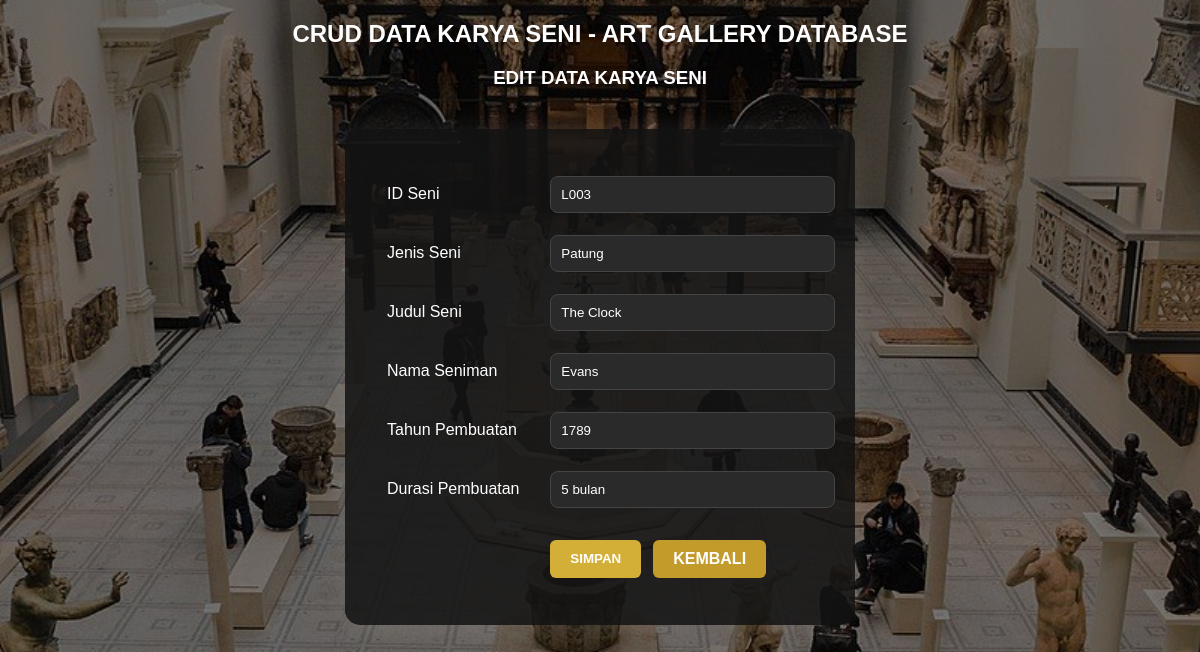
The app's page /update.php?ID_Seni=L003 with its own data.
### tables this page shows
CREATE TABLE `dataseni` (
  `ID_Seni` varchar(500) NOT NULL,
  `Jenis_Seni` text NOT NULL,
  `Judul_Seni` varchar(500) NOT NULL,
  `Nama_Seniman` varchar(500) NOT NULL,
  `Tahun_Pembuatan` int NOT NULL,
  `Durasi_Pembuatan` varchar(500) NOT NULL
);

### update.php (the view, shortened to what this page needs)
<!DOCTYPE html>
<html>
<head>
    <link rel="stylesheet" href="update.css" />
</head>
<body>
    <h2>CRUD DATA KARYA SENI - ART GALLERY DATABASE</h2>
    <h3>EDIT DATA KARYA SENI</h3>
    <?php
    include 'koneksi.php';
    $ID_Seni = $_GET['ID_Seni'];
    $data = mysqli_query($koneksi, "SELECT * FROM dataseni WHERE ID_Seni='$ID_Seni'");
    while($d = mysqli_fetch_array($data)){
    ?>
        <form method="post" action="ubah.php">
            <table>
                <tr>
                    <td>ID Seni</td>
                    <td>
                        <input type="text" value="<?php echo $d['ID_Seni']; ?>" disabled>
                    </td>
                </tr>
                <tr>
                    <td>Jenis Seni</td>
                    <td><input type="text" name="Jenis_Seni" value="<?php echo $d['Jenis_Seni']; ?>"></td>
                </tr>
                <tr>
                    <td>Judul Seni</td>
                    <td><input type="text" name="Judul_Seni" value="<?php echo $d['Judul_Seni']; ?>"></td>
                </tr>
                <tr>
                    <td>Nama Seniman</td>
                    <td><input type="text" name="Nama_Seniman" value="<?php echo $d['Nama_Seniman']; ?>"></td>
                </tr>
                <tr>
                    <td>Tahun Pembuatan</td>
                    <td><input type="number" name="Tahun_Pembuatan" value="<?php echo $d['Tahun_Pembuatan']; ?>"></td>
                </tr>
                <tr>
                    <td>Durasi Pembuatan</td>
                    <td><input type="text" name="Durasi_Pembuatan" value="<?php echo $d['Durasi_Pembuatan']; ?>"></td>
                </tr>
                <tr>
                    <td></td>
                    <td class="button-group">
                        <input type="submit" value="SIMPAN">
                        <a href="showtabel.php" class="btn-back">KEMBALI</a>
                    </td>
                </tr>
            </table>
        </form>
    <?php
    }
    ?>
</body>
</html>

### update.css (style rules this page uses)
body { font-family: 'Poppins', sans-serif; margin: 0; padding: 0; min-height: 100vh; background: url('regis1.jpg') no-repeat center center fixed; background-size: cover; position: relative; }
body::before { content: ""; position: fixed; top: 0; left: 0; width: 100%; height: 100%; background-color: rgba(0, 0, 0, 0.5); z-index: -1; }
h2, h3 { text-align: center; color: #fff; position: relative; margin-bottom: 10px; }
form { background: rgba(20, 20, 20, 0.85); width: 430px; margin: 40px auto; padding: 35px 40px; border-radius: 15px; box-shadow: 0 0 25px rgba(255, 255, 255, 0.1); color: #fff; position: relative; z-index: 1; }
table { width: 100%; }
td { padding: 10px 0; }
input[type="text"], input[type="number"] { width: 100%; padding: 10px; background-color: #2a2a2a; border: 1px solid #444; border-radius: 8px; color: #fff; outline: none; transition: 0.3s; }
.button-group { display: flex; justify-content: flex-start; gap: 12px; margin-top: 10px; }
input[type="submit"], .btn-back { display: inline-block; padding: 10px 20px; border-radius: 6px; text-decoration: none; font-weight: bold; color: white; cursor: pointer; transition: 0.3s; border: none; }
input[type="submit"] { background-color: #d4af37; }
.btn-back { background-color: #c29b2a; }

### records on screen
dataseni: ID_Seni "L003", Jenis_Seni "Patung", Judul_Seni "The Clock", Nama_Seniman "Evans", Tahun_Pembuatan "1789", Durasi_Pembuatan "5 bulan"
